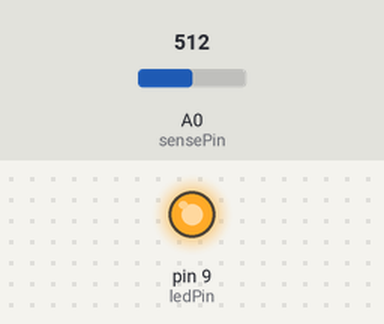
Recording of a sketch running on a simulated Arduino Uno, built with avr-gcc and run on an emulated ATmega328P. On the bench: output pins drawn as LEDs (lit = HIGH). Inputs (shaded band) come from the test bench; at power-on: A0 (sensePin) = 512.

Above: at 1.2 s.
1.3 s: A0 (sensePin) set to 742
2.8 s: A0 (sensePin) set to 759
At 4.0 s:
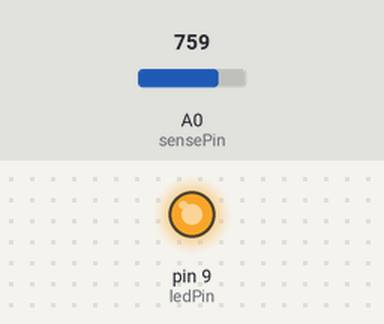
4.3 s: A0 (sensePin) set to 900
At 5.4 s:
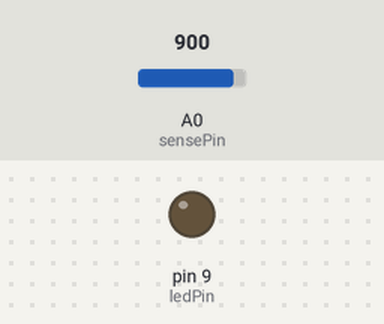
Timing chart, 0 to 7.3 s (numbered marks = the images above; inputs shaded):
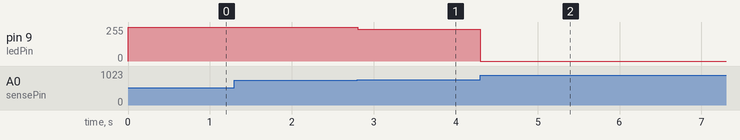

The sketch:

AnalogPhotosensorLedbrightness.ino
```cpp
/*
  Analog input, analog output, serial output

  Reads an analog input pin, maps the result to a
  range from 0 to 255  and uses the result to set
  the pulsewidth modulation (PWM) of an output
  pin.  Also prints the results to the serial
  monitor.

  The circuit:
  * potentiometer connected to analog pin 0.
    Center pin of the potentiometer goes to the
    analog pin. side pins of the potentiometer go
    to +5V and ground
  * LED connected from digital pin 9 to ground

*/
int sensePin =0;
int ledPin =9;

void setup()
{
  analogReference(DEFAULT);
  pinMode(ledPin,OUTPUT);

}

void loop()
{
  // read the analog in value:
  int val = analogRead(sensePin);
  val = constrain(val,750,900);
  // map it to the range of the analog out:
  int ledLevel = map(val, 750, 900, 255, 0);
  // change the analog out value:
  analogWrite(ledPin, ledLevel);

  delay(2); // Wait for 2 millisecond(s)
}
```

Measured:
- after the input at 1.3 s, every drawn part: stays the same
- after the input at 2.8 s, pin 9 (ledPin): 255/255 → 240/255 at once
- after the input at 4.3 s, pin 9 (ledPin): 240/255 → 0/255 at once
